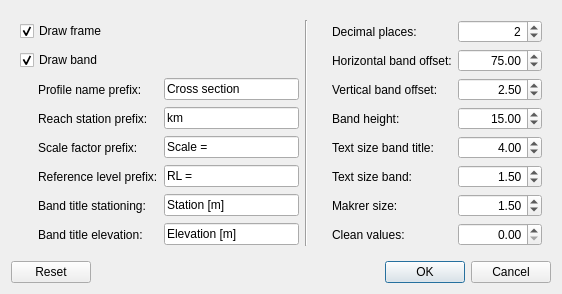
<?xml version="1.0" encoding="UTF-8"?>
<ui version="4.0">
 <class>ProfileSettings</class>
 <widget class="QDialog" name="ProfileSettings">
  <property name="geometry">
   <rect>
    <x>0</x>
    <y>0</y>
    <width>562</width>
    <height>267</height>
   </rect>
  </property>
  <property name="windowTitle">
   <string>Dialog</string>
  </property>
  <layout class="QGridLayout" name="gridLayout_2">
   <item row="0" column="0">
    <widget class="QWidget" name="widget" native="true">
     <layout class="QGridLayout" name="gridLayout">
      <item row="0" column="0">
       <widget class="QCheckBox" name="checkBoxOutputProfiles_2">
        <property name="text">
         <string>Draw frame</string>
        </property>
        <property name="checked">
         <bool>true</bool>
        </property>
       </widget>
      </item>
      <item row="0" column="2" rowspan="8">
       <widget class="Line" name="line">
        <property name="orientation">
         <enum>Qt::Vertical</enum>
        </property>
       </widget>
      </item>
      <item row="0" column="3">
       <widget class="QLabel" name="label_110">
        <property name="text">
         <string>Decimal places:</string>
        </property>
        <property name="indent">
         <number>18</number>
        </property>
       </widget>
      </item>
      <item row="0" column="4">
       <widget class="QSpinBox" name="spinBoxDecimal">
        <property name="alignment">
         <set>Qt::AlignRight|Qt::AlignTrailing|Qt::AlignVCenter</set>
        </property>
        <property name="maximum">
         <number>6</number>
        </property>
        <property name="value">
         <number>2</number>
        </property>
       </widget>
      </item>
      <item row="1" column="0">
       <widget class="QCheckBox" name="checkBoxOutputProfiles_3">
        <property name="text">
         <string>Draw band</string>
        </property>
        <property name="checked">
         <bool>true</bool>
        </property>
       </widget>
      </item>
      <item row="1" column="3">
       <widget class="QLabel" name="label_115">
        <property name="text">
         <string>Horizontal band offset:</string>
        </property>
        <property name="indent">
         <number>18</number>
        </property>
       </widget>
      </item>
      <item row="1" column="4">
       <widget class="QDoubleSpinBox" name="doubleSpinBoxOffsetX">
        <property name="alignment">
         <set>Qt::AlignRight|Qt::AlignTrailing|Qt::AlignVCenter</set>
        </property>
        <property name="maximum">
         <double>99999999.000000000000000</double>
        </property>
        <property name="value">
         <double>75.000000000000000</double>
        </property>
       </widget>
      </item>
      <item row="2" column="0">
       <widget class="QLabel" name="label_122">
        <property name="text">
         <string>Profile name prefix:</string>
        </property>
        <property name="indent">
         <number>18</number>
        </property>
       </widget>
      </item>
      <item row="2" column="1">
       <widget class="QLineEdit" name="lineEditInputProfileName">
        <property name="text">
         <string>Cross section </string>
        </property>
       </widget>
      </item>
      <item row="2" column="3">
       <widget class="QLabel" name="label_116">
        <property name="text">
         <string>Vertical band offset:</string>
        </property>
        <property name="indent">
         <number>18</number>
        </property>
       </widget>
      </item>
      <item row="2" column="4">
       <widget class="QDoubleSpinBox" name="doubleSpinBoxOffsetZ">
        <property name="alignment">
         <set>Qt::AlignRight|Qt::AlignTrailing|Qt::AlignVCenter</set>
        </property>
        <property name="maximum">
         <double>99999999.000000000000000</double>
        </property>
        <property name="value">
         <double>2.500000000000000</double>
        </property>
       </widget>
      </item>
      <item row="3" column="0">
       <widget class="QLabel" name="label_123">
        <property name="text">
         <string>Reach station prefix:</string>
        </property>
        <property name="indent">
         <number>18</number>
        </property>
       </widget>
      </item>
      <item row="3" column="1">
       <widget class="QLineEdit" name="lineEditInputReachStation">
        <property name="text">
         <string>km </string>
        </property>
       </widget>
      </item>
      <item row="3" column="3">
       <widget class="QLabel" name="label_117">
        <property name="text">
         <string>Band height:</string>
        </property>
        <property name="indent">
         <number>18</number>
        </property>
       </widget>
      </item>
      <item row="3" column="4">
       <widget class="QDoubleSpinBox" name="doubleSpinBoxBandHeight">
        <property name="alignment">
         <set>Qt::AlignRight|Qt::AlignTrailing|Qt::AlignVCenter</set>
        </property>
        <property name="maximum">
         <double>99999999.000000000000000</double>
        </property>
        <property name="value">
         <double>15.000000000000000</double>
        </property>
       </widget>
      </item>
      <item row="4" column="0">
       <widget class="QLabel" name="label_124">
        <property name="text">
         <string>Scale factor prefix:</string>
        </property>
        <property name="indent">
         <number>18</number>
        </property>
       </widget>
      </item>
      <item row="4" column="1">
       <widget class="QLineEdit" name="lineEditInputScaleFactor">
        <property name="text">
         <string>Scale = </string>
        </property>
       </widget>
      </item>
      <item row="4" column="3">
       <widget class="QLabel" name="label_118">
        <property name="text">
         <string>Text size band title:</string>
        </property>
        <property name="indent">
         <number>18</number>
        </property>
       </widget>
      </item>
      <item row="4" column="4">
       <widget class="QDoubleSpinBox" name="doubleSpinBoxTextSizeBandTitle">
        <property name="alignment">
         <set>Qt::AlignRight|Qt::AlignTrailing|Qt::AlignVCenter</set>
        </property>
        <property name="maximum">
         <double>99999999.000000000000000</double>
        </property>
        <property name="value">
         <double>4.000000000000000</double>
        </property>
       </widget>
      </item>
      <item row="5" column="0">
       <widget class="QLabel" name="label_125">
        <property name="text">
         <string>Reference level prefix:</string>
        </property>
        <property name="indent">
         <number>18</number>
        </property>
       </widget>
      </item>
      <item row="5" column="1">
       <widget class="QLineEdit" name="lineEditInputReferenceLevel">
        <property name="text">
         <string>RL = </string>
        </property>
       </widget>
      </item>
      <item row="5" column="3">
       <widget class="QLabel" name="label_119">
        <property name="text">
         <string>Text size band:</string>
        </property>
        <property name="indent">
         <number>18</number>
        </property>
       </widget>
      </item>
      <item row="5" column="4">
       <widget class="QDoubleSpinBox" name="doubleSpinBoxTextSizeBand">
        <property name="alignment">
         <set>Qt::AlignRight|Qt::AlignTrailing|Qt::AlignVCenter</set>
        </property>
        <property name="maximum">
         <double>99999999.000000000000000</double>
        </property>
        <property name="value">
         <double>1.500000000000000</double>
        </property>
       </widget>
      </item>
      <item row="6" column="0">
       <widget class="QLabel" name="label_113">
        <property name="text">
         <string>Band title stationing:</string>
        </property>
        <property name="indent">
         <number>18</number>
        </property>
       </widget>
      </item>
      <item row="6" column="1">
       <widget class="QLineEdit" name="lineEditInputBandTitleStationing">
        <property name="text">
         <string>Station [m]</string>
        </property>
       </widget>
      </item>
      <item row="6" column="3">
       <widget class="QLabel" name="label_120">
        <property name="text">
         <string>Makrer size:</string>
        </property>
        <property name="indent">
         <number>18</number>
        </property>
       </widget>
      </item>
      <item row="6" column="4">
       <widget class="QDoubleSpinBox" name="doubleSpinBoxMarkerSize">
        <property name="alignment">
         <set>Qt::AlignRight|Qt::AlignTrailing|Qt::AlignVCenter</set>
        </property>
        <property name="maximum">
         <double>99999999.000000000000000</double>
        </property>
        <property name="value">
         <double>1.500000000000000</double>
        </property>
       </widget>
      </item>
      <item row="7" column="0">
       <widget class="QLabel" name="label_114">
        <property name="text">
         <string>Band title elevation:</string>
        </property>
        <property name="indent">
         <number>18</number>
        </property>
       </widget>
      </item>
      <item row="7" column="1">
       <widget class="QLineEdit" name="lineEditInputBandTitleElevation">
        <property name="text">
         <string>Elevation [m]</string>
        </property>
       </widget>
      </item>
      <item row="7" column="3">
       <widget class="QLabel" name="label_121">
        <property name="text">
         <string>Clean values:</string>
        </property>
        <property name="indent">
         <number>18</number>
        </property>
       </widget>
      </item>
      <item row="7" column="4">
       <widget class="QDoubleSpinBox" name="doubleSpinBoxCleanValues">
        <property name="alignment">
         <set>Qt::AlignRight|Qt::AlignTrailing|Qt::AlignVCenter</set>
        </property>
        <property name="maximum">
         <double>99999999.000000000000000</double>
        </property>
       </widget>
      </item>
     </layout>
    </widget>
   </item>
   <item row="2" column="0">
    <widget class="QDialogButtonBox" name="buttonBox">
     <property name="standardButtons">
      <set>QDialogButtonBox::Cancel|QDialogButtonBox::Ok|QDialogButtonBox::Reset</set>
     </property>
     <property name="centerButtons">
      <bool>false</bool>
     </property>
    </widget>
   </item>
  </layout>
 </widget>
 <resources/>
 <connections/>
</ui>
